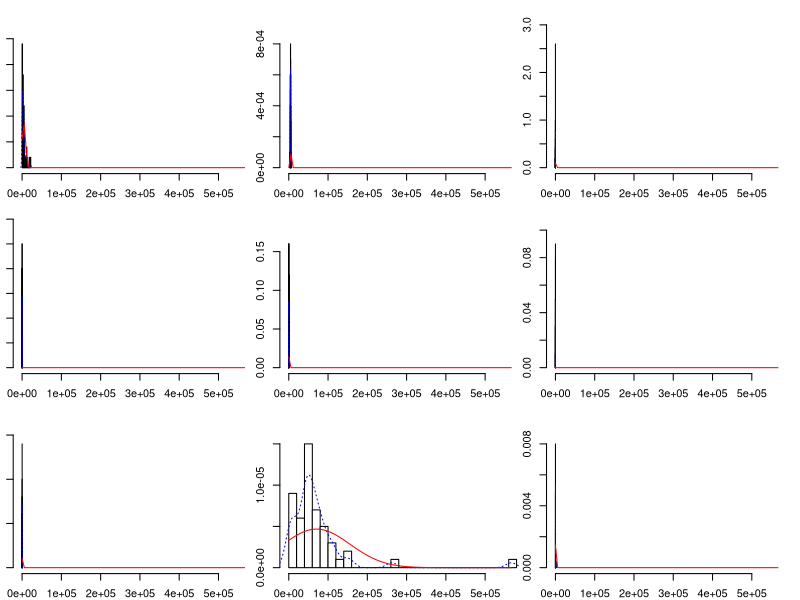
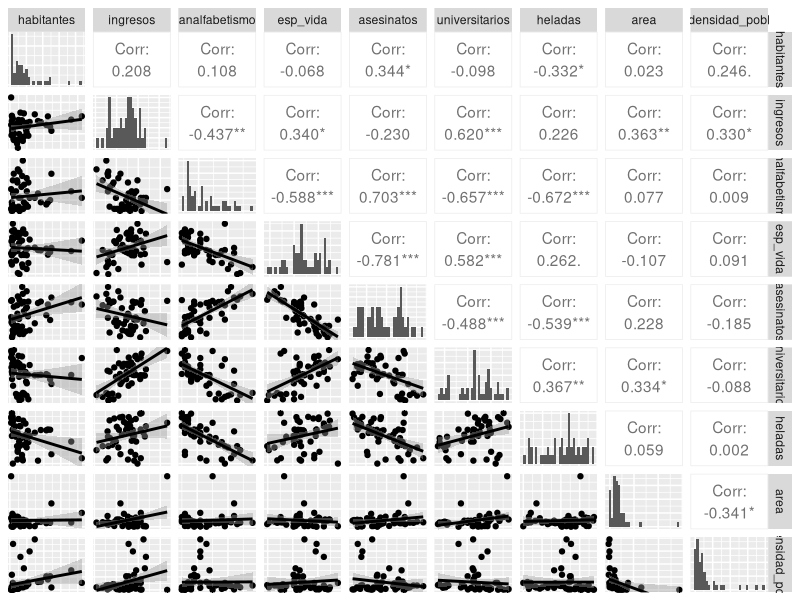
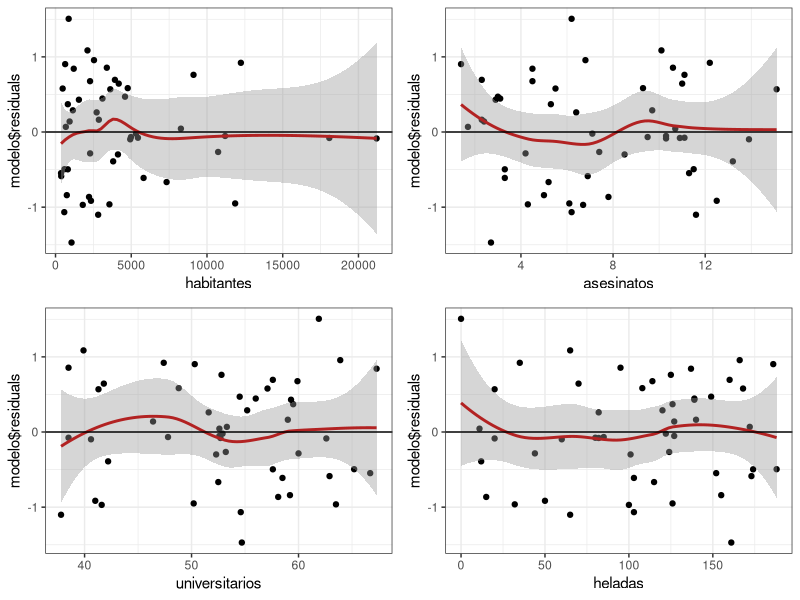
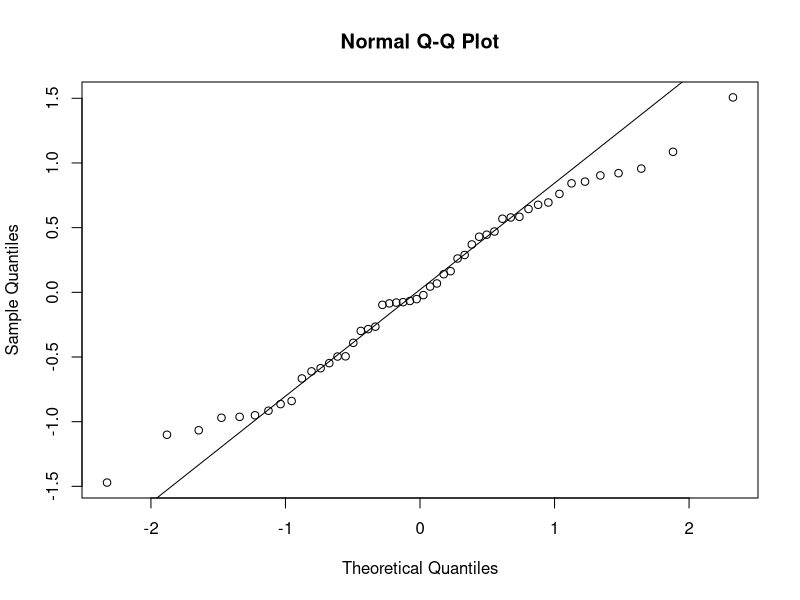
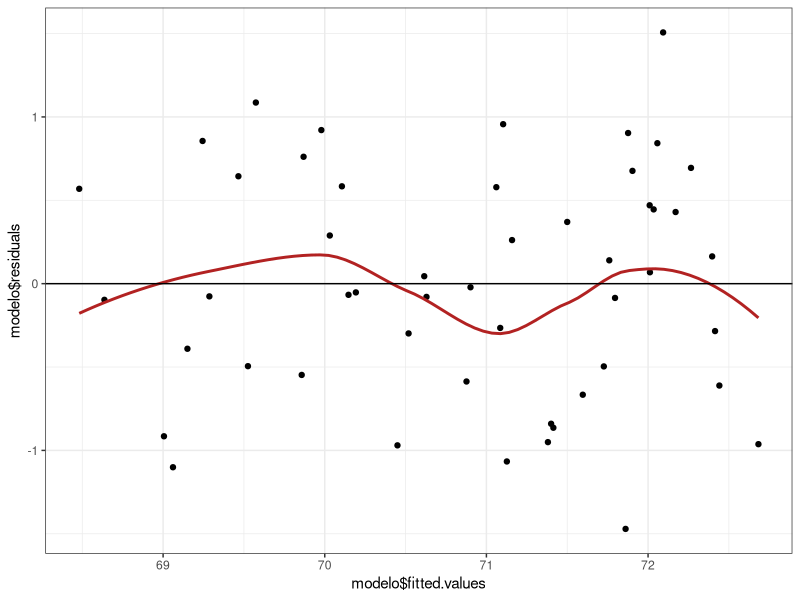
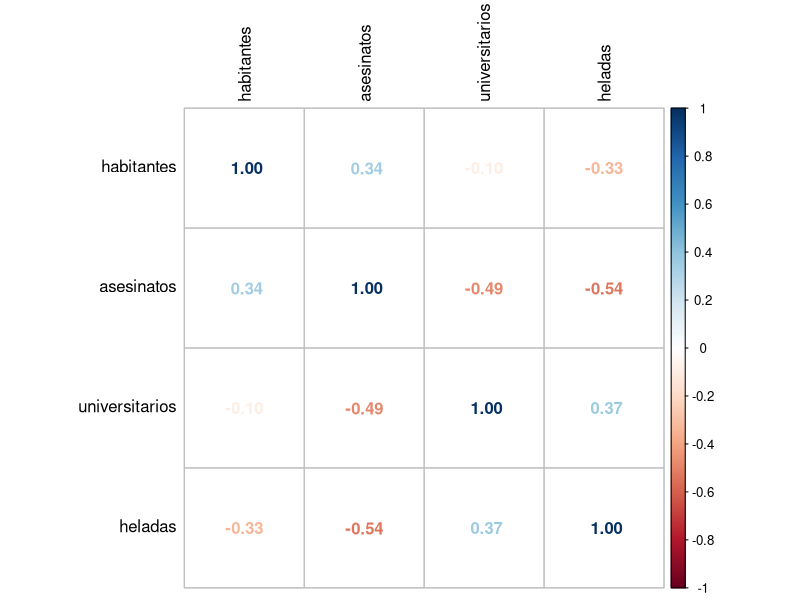
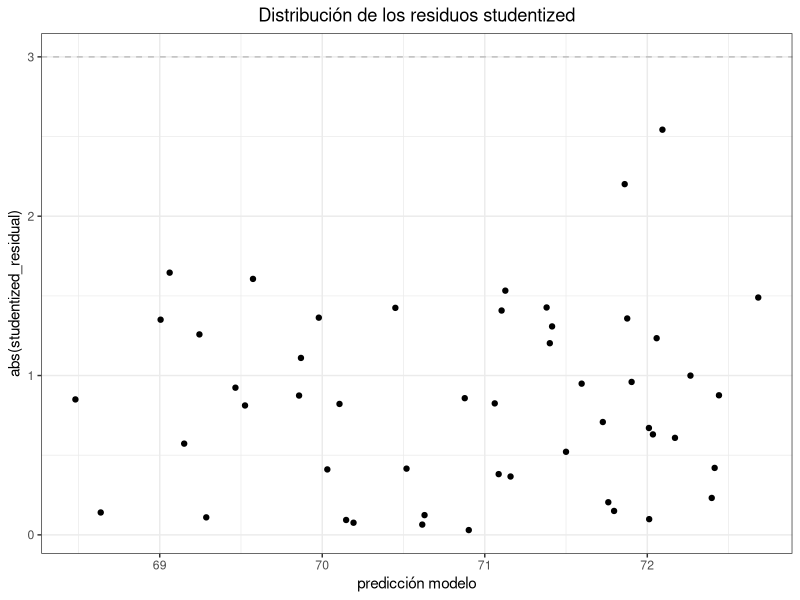
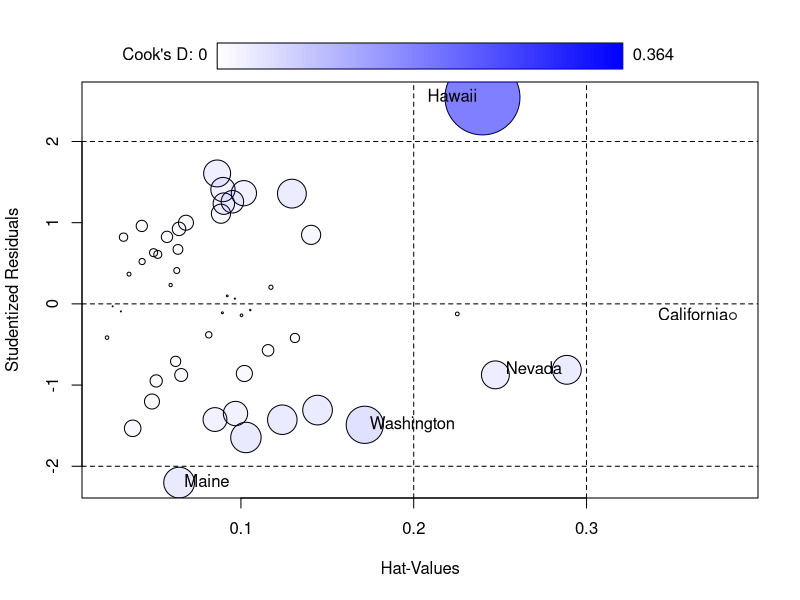

The R source for these figures, in order:
## ---- chunk 1
library(dplyr)
datos <- as.data.frame(state.x77)
datos <- rename(habitantes = Population, analfabetismo = Illiteracy,
                ingresos = Income, esp_vida = `Life Exp`, asesinatos = Murder,
                universitarios = `HS Grad`, heladas = Frost, area = Area,
                .data = datos)
datos <- mutate(.data = datos, densidad_pobl = habitantes * 1000 / area)
## ---- chunk 2
round(cor(x = datos, method = "pearson"), 3)
## ---- chunk 3
library(psych)
multi.hist(x = datos, dcol = c("blue", "red"), dlty = c("dotted", "solid"),
           main = "")
## ---- chunk 4
library(GGally)
ggpairs(datos, lower = list(continuous = "smooth"),
        diag = list(continuous = "barDiag"), axisLabels = "none")
## ---- chunk 5
modelo <- lm(esp_vida ~ habitantes + ingresos + analfabetismo + asesinatos +
               universitarios + heladas + area + densidad_pobl, data = datos )
summary(modelo)
## ---- chunk 6
step(object = modelo, direction = "both", trace = 1)
## ---- chunk 7
modelo <- (lm(formula = esp_vida ~ habitantes + asesinatos + universitarios +
              heladas, data = datos))
summary(modelo)
## ---- chunk 8
confint(lm(formula = esp_vida ~ habitantes + asesinatos + universitarios +
            heladas, data = datos))
## ---- chunk 9
library(ggplot2)
library(gridExtra)
plot1 <- ggplot(data = datos, aes(habitantes, modelo$residuals)) +
    geom_point() + geom_smooth(color = "firebrick") + geom_hline(yintercept = 0) +
    theme_bw()
plot2 <- ggplot(data = datos, aes(asesinatos, modelo$residuals)) +
    geom_point() + geom_smooth(color = "firebrick") + geom_hline(yintercept = 0) +
    theme_bw()
plot3 <- ggplot(data = datos, aes(universitarios, modelo$residuals)) +
    geom_point() + geom_smooth(color = "firebrick") + geom_hline(yintercept = 0) +
    theme_bw()
plot4 <- ggplot(data = datos, aes(heladas, modelo$residuals)) +
    geom_point() + geom_smooth(color = "firebrick") + geom_hline(yintercept = 0) +
    theme_bw()
grid.arrange(plot1, plot2, plot3, plot4)
## ---- chunk 10
qqnorm(modelo$residuals)
qqline(modelo$residuals)
## ---- chunk 11
shapiro.test(modelo$residuals)
## ---- chunk 12
ggplot(data = datos, aes(modelo$fitted.values, modelo$residuals)) +
geom_point() +
geom_smooth(color = "firebrick", se = FALSE) +
geom_hline(yintercept = 0) +
theme_bw()
## ---- chunk 13
library(lmtest)
bptest(modelo)
## ---- chunk 14
library(corrplot)
corrplot(cor(dplyr::select(datos, habitantes, asesinatos,universitarios,heladas)),
         method = "number", tl.col = "black")
## ---- chunk 15
library(car)
vif(modelo)
## ---- chunk 16
library(car)
dwt(modelo, alternative = "two.sided")
## ---- chunk 17
library(dplyr)
datos$studentized_residual <- rstudent(modelo)
ggplot(data = datos, aes(x = predict(modelo), y = abs(studentized_residual))) +
geom_hline(yintercept = 3, color = "grey", linetype = "dashed") +
geom_point(aes(color = ifelse(abs(studentized_residual) > 3, 'red', 'black'))) +
scale_color_identity() +
labs(title = "Distribución de los residuos studentized",
     x = "predicción modelo") + 
theme_bw() + theme(plot.title = element_text(hjust = 0.5))
## ---- chunk 18
which(abs(datos$studentized_residual) > 3)
## ---- chunk 19
summary(influence.measures(modelo))
## ---- chunk 20
influencePlot(modelo)
## ---- chunk 21
datos <- data.frame(peso = c(800, 950, 1050, 350, 750, 600, 1075, 250, 700,
                             650, 975, 350, 950, 425, 725),
                    volumen = c(885, 1016, 1125, 239, 701, 641, 1228, 412, 953,
                                929, 1492, 419, 1010, 595, 1034),
                    tipo_tapas = c("duras", "duras", "duras", "duras", "duras", 
                                   "duras", "duras", "blandas", "blandas",
                                   "blandas", "blandas", "blandas", "blandas",
                                   "blandas", "blandas"))
head(datos, 4)
